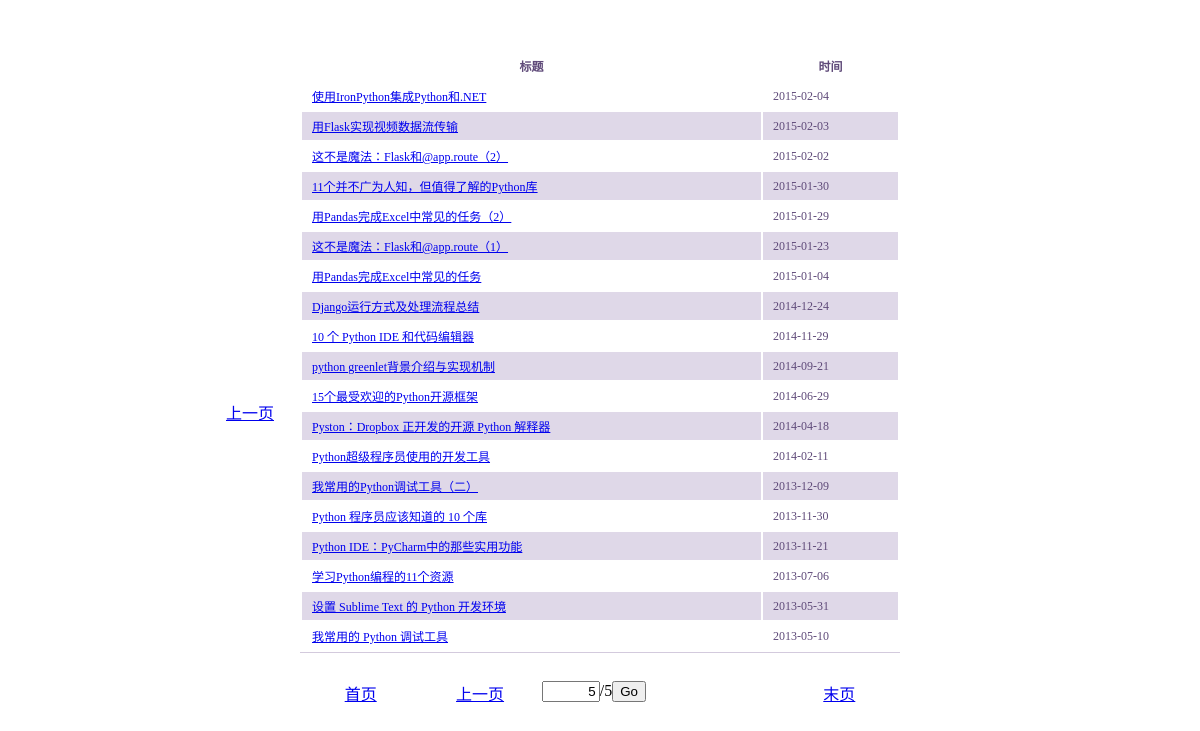
The page /5 on the database its author committed.
### tables this page shows
CREATE TABLE collection
                                    (title text, date text, url text);

### web.py (the view)
@app.route('/')
@app.route('/<int:page>')
def show_items(page=1):
    order = get_order()
    max_page = count_page()
    cur = g.db.execute('''SELECT DISTINCT * FROM collection
                          ORDER BY date '''+ order + ' LIMIT ? OFFSET ?',
                          (ITEM_NUM_PER_PAGE, ITEM_NUM_PER_PAGE * (page - 1), ))
    items = [dict(title=row[0], date=row[1], url=row[2])
             for row in cur.fetchall()]
    return render_template('show.html', items=items,
                           current_page = page, max_page=max_page)

### web.py (called while the page is built)
@app.before_request
def before_request():
    g.db = sqlite3.connect('data.db')

@app.teardown_request
def teardown_request(exception):
    db = getattr(g, 'db', None)
    if db is not None:
        db.close()

def count_page():
    cur = g.db.execute('SELECT count(DISTINCT url) FROM collection')
    return ceil(cur.fetchone()[0] / ITEM_NUM_PER_PAGE)

def get_order():
    order = request.args.get('order', 'DESC')
    return order if order in ['DESC', 'ASC'] else 'DESC'

### templates/show.html (shortened to what this page needs)
<!doctype html>
<html>
  <head>
    <link rel="stylesheet" type="text/css" href="{{ url_for('static', filename='style.css') }}">
  </head>
  <body>
    <div id="container">
      <table id="table-4">
        <thead>
          <tr>
            <th>标题</th>
            <th>时间</th>
          </tr>
        </thead>
        {% for item in items %}
        <tr>
          <td><a title="{{ item.title }}" href="{{item.url}}" target="_blank">{{item.title}}</a></td>
          <td>{{item.date}}</td>
        </tr>
        {% endfor %}
      </table>
      <table id="table-nav">
        <tr>
          <td><a href="/1" title="首页">首页</a></td>
          <td>
            {% if current_page > 1 %}
              <a href="/{{current_page - 1}}" title="上一页">上一页</a>
            {% endif %}
          </td>
          <td>
            <form action="{{url_for('goto')}}" onsubmit="return validate_form(this)"  method="post">
              <input type="text" name="target_page" style="width:50px;text-align:right" value="{{current_page}}">
              {{- '/%d'|format(max_page) -}}
              <input type="submit" value="Go">
            </form>
          </td>
          <td>
          </td>
          <td><a href="/{{max_page}}" title="末页">末页</a></td>
        </tr>
      </table>
    </div>
    <div id="side-nav">
      {% if current_page > 1 %}
        <a class="prev" href="/{{current_page - 1}}" title="上一页">上一页</a>
      {% endif %}
    </div>
  </body>
</html>

### static/style.css (style rules this page uses)
div#container { width: 600px; position: absolute; left: 50%; margin-left: -300px; top: 50px; }
#table-4 thead, #table-4 tr { border-top-width: 1px; border-top-style: solid; border-top-color: rgb(211, 202, 221); }
#table-4 { width: 600px; border-bottom-width: 1px; border-bottom-style: solid; border-bottom-color: rgb(211, 202, 221); }
#table-4 td, #table-4 th { padding: 5px 10px; font-size: 12px; font-family: Verdana; color: rgb(95, 74, 121); }
#table-4 tr:nth-child(even) { background: rgb(223, 216, 232) }
#table-4 tr:nth-child(odd) { background: #FFF }
#table-nav { width: 600px;margin-top: 5px; }
#table-nav td { width: 120px; }
#table-nav a { height: 40px; display: block; text-align: center; padding-top: 20px; }
#side-nav a.prev,a.next { display:block;width:100px;height:100px;position:fixed;left:50%; top:50%;margin-top:-50px;padding-top: 50px;text-align: center; }
#side-nav a.prev { margin-left: -400px; }

### rows shown on the page
collection: title "使用IronPython集成Python和.NET", date "2015-02-04"
collection: title "用Flask实现视频数据流传输", date "2015-02-03"
collection: title "这不是魔法：Flask和@app.route（2）", date "2015-02-02"
collection: title "11个并不广为人知，但值得了解的Python库", date "2015-01-30"
collection: title "用Pandas完成Excel中常见的任务（2）", date "2015-01-29"
collection: title "这不是魔法：Flask和@app.route（1）", date "2015-01-23"
collection: title "用Pandas完成Excel中常见的任务", date "2015-01-04"
collection: title "Django运行方式及处理流程总结", date "2014-12-24"
collection: title "10 个 Python IDE 和代码编辑器", date "2014-11-29"
collection: title "python greenlet背景介绍与实现机制", date "2014-09-21"
collection: title "15个最受欢迎的Python开源框架", date "2014-06-29"
collection: title "Pyston：Dropbox 正开发的开源 Python 解释器", date "2014-04-18"
collection: title "Python超级程序员使用的开发工具", date "2014-02-11"
collection: title "我常用的Python调试工具（二）", date "2013-12-09"
collection: title "Python 程序员应该知道的 10 个库", date "2013-11-30"
collection: title "Python IDE：PyCharm中的那些实用功能", date "2013-11-21"
collection: title "学习Python编程的11个资源", date "2013-07-06"
collection: title "设置 Sublime Text 的 Python 开发环境", date "2013-05-31"
collection: title "我常用的 Python 调试工具", date "2013-05-10"

### other values the page prints
{{ '/%d'|format(max_page) }} "/5"
